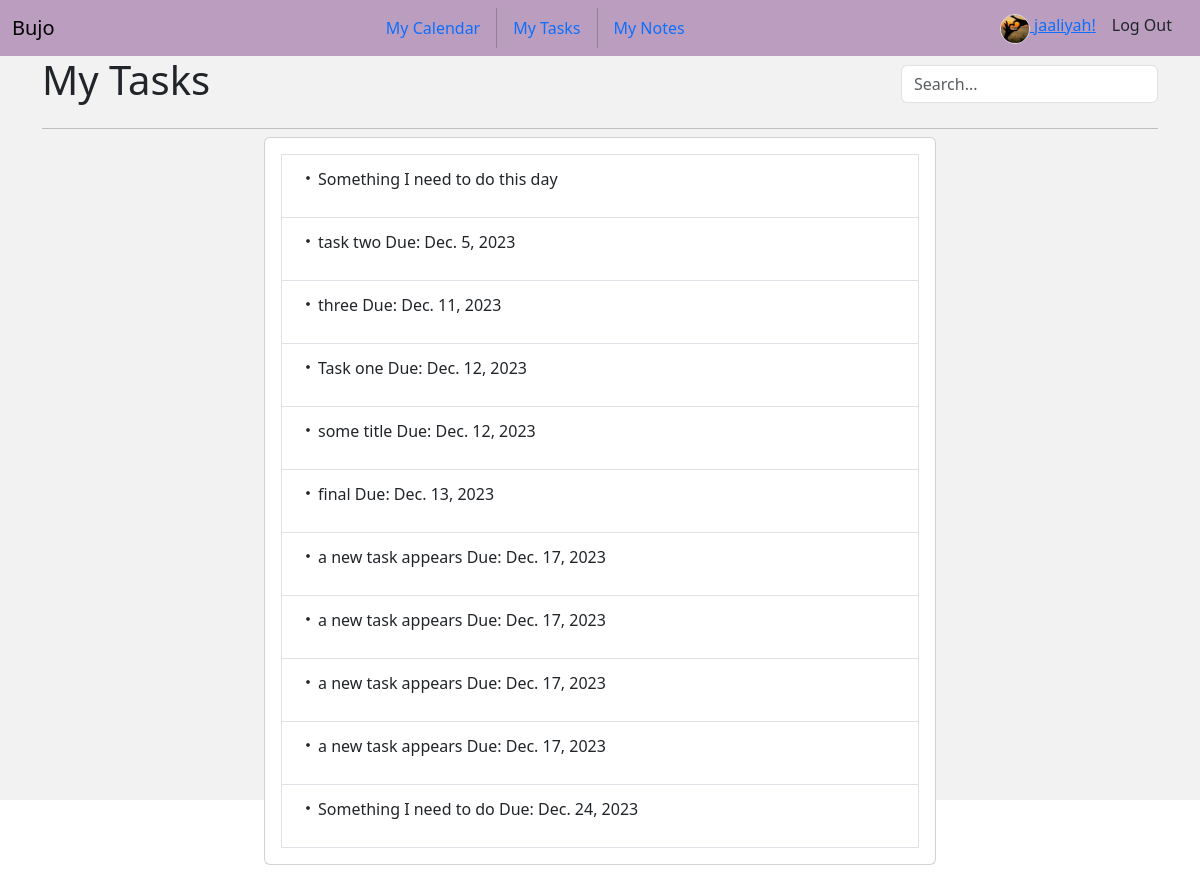
Before: /tasks (signed in) with the older database file.
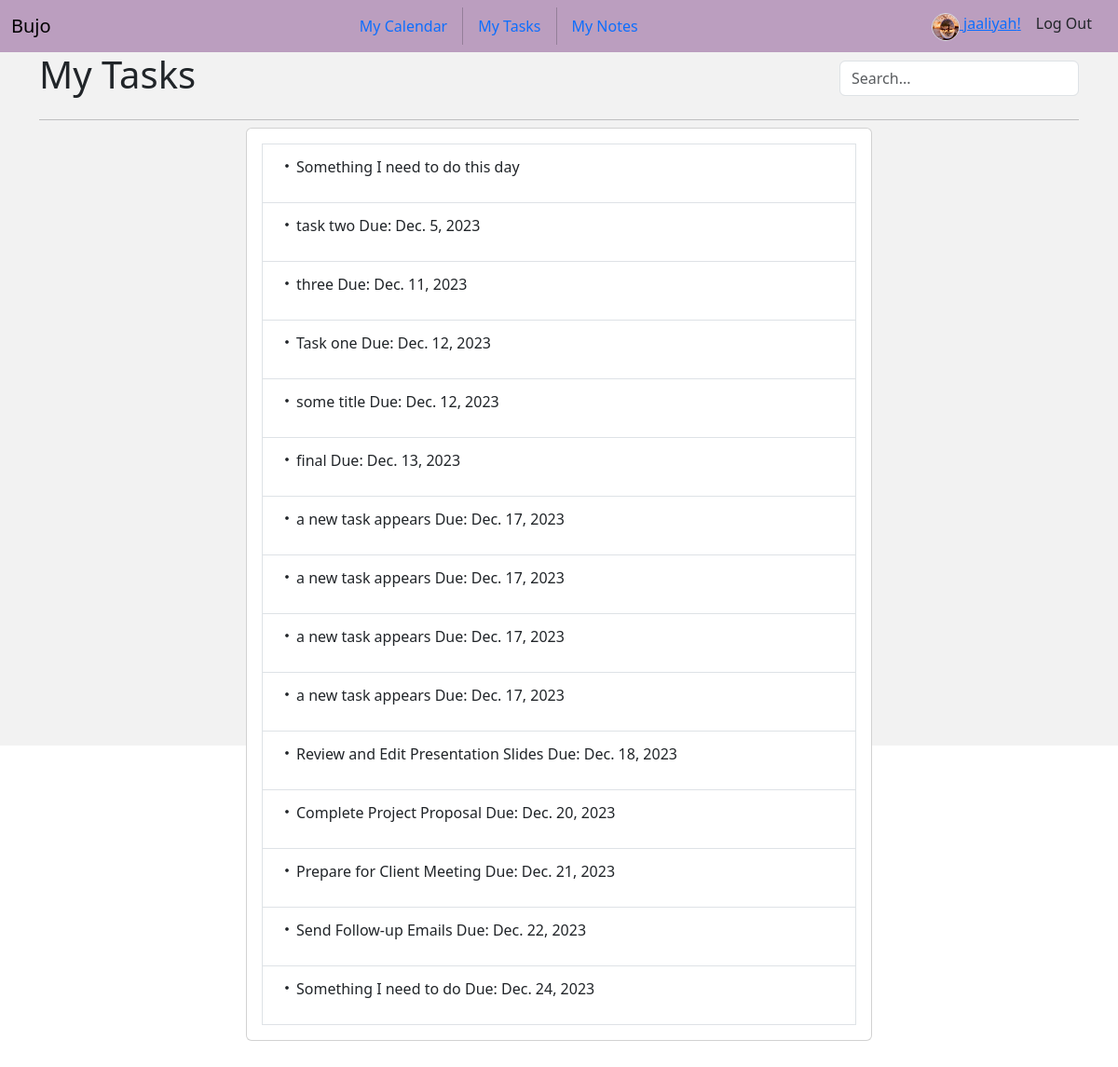
After: the same page with the newer database file.
### planner/models.py (models this page shows, shortened)
class User(AbstractUser):
    avatar = models.ImageField(default="https://static.vecteezy.com/system/resources/thumbnails/009/734/564/small/default-avatar-profile-icon-of-social-media-user-vector.jpg", upload_to="user_images")
    bio = models.TextField()

class Task(models.Model):
    title = models.CharField(max_length=255)
    description = models.TextField(null=True, blank=True)
    created_on = models.DateTimeField(auto_now = True)
    due_date = models.DateField(null=True, blank=True)
    user = models.ForeignKey(User, on_delete=models.CASCADE, related_name="Tasks" )
    is_completed = models.BooleanField(default=False)
    todolist = models.ForeignKey(ToDoList, on_delete=models.CASCADE)
    class Meta:
        ordering = ["due_date"]

### planner/views.py (the view)
# urls.py: path("tasks", views.taskList, name="taskList"),
def taskList(request):
    taskList = Task.objects.all()
    return render(request, "planner/tasks.html", {"tasks":taskList})

### planner/templates/planner/tasks.html
{% extends "planner/layout.html" %}
{% block main %}
<div class="container">
    <div class="d-flex justify-content-between align-items-center">
        <h1 class="display-6">My Tasks</h1>
        <form action="{% url 'search_results' %}" method="get">
            <input class="form-control" name="q" type="text" placeholder="Search...">
        </form>
    </div>
    <hr class="mb-2">
    <div class="p-5 pt-0">
        <div class="row justify-content-center">
            <div class="col-8">
                <div class="list-group list-group-flush">
                    <div class="card">
                        <div class="card-body">
                            {% for task in tasks %}
                            <div class="list-group-item">
                                {% if task.due_date != None %}
                                <p> <i class="bi bi-dot fs-5 p-0"></i>{{task.title}} Due: {{task.due_date}}</p>
                                {% else %}
                                <p> <i class="bi bi-dot fs-5 p-0"></i>{{task.title}}</p>
                                {% endif %}
                            </div>
                            {% endfor %}
                        </div>
                    </div>
                </div>
            </div>
        </div>
    </div>
</div>
{% endblock %}

### planner/templates/planner/layout.html (shortened to what this page needs)
{% load static %}
<!DOCTYPE html>
<html lang="en">
<head>
    <link rel="stylesheet" href="https://cdn.jsdelivr.net/npm/bootstrap-icons@1.11.2/font/bootstrap-icons.min.css">
    <link href="https://cdn.jsdelivr.net/npm/bootstrap@5.3.2/dist/css/bootstrap.min.css" rel="stylesheet"
>
    <link rel="stylesheet" href="{% static 'planner/colors.css' %}">
    <link rel="stylesheet" href="{% static 'planner/styles.css' %}">
</head>
<body class="">
    <div class="vh-100">
        <nav class="navbar sticky-top bg-primary">
            <div class="container-fluid">
                <a class="navbar-brand" href="{% url 'index' %}">Bujo</a>
                {% if user.is_authenticated %}
                <ul class="nav">
                    <li class="nav-item">
                        <a class="nav-link" href="{% url 'calendar' %}">My Calendar</a>
                    </li>
                    <li class="nav-item">
                        <a class="nav-link" href="{% url 'taskList' %}">My Tasks</a>
                    </li>
                    <li class="nav-item">
                        <a class="nav-link" href="{% url 'noteList' %}">My Notes</a>
                    </li>
                </ul>
                <div class="d-flex">
                    <a class="nav-brand" href="{% url 'profile' %}">
                        <img src="{{user.avatar.url}}" alt="User Avatar"
                            class="d-inline-block align-text-top border rounded-circle" height="30" width="30">
                        {{user.username}}!</a>
                    <a class="mx-3 nav-link" href="{% url 'logout' %}">Log Out</a>
                </div>
                {% else %}
                <div class="">
                    <a class="nav-link me-2" href="{% url 'login' %}">Log In</a>
                    <a class="nav-link" href="{% url 'register' %}">Register</a>
                </div>
                {% endif %}
            </div>
        </nav>
        <main>
            <div class="container-fluid mainContent">
                {% block main %}
                {% endblock %}
            </div>
        </main>
    </div>
</body>
</html>

### planner/static/planner/colors.css (style rules this page uses)
.bg-primary { background-color: #bb9ebf !important; }

### planner/static/planner/styles.css (style rules this page uses)
:root { --app-height: 100vh; --primary-color: #c00000; --secondary-color: #525252; --tertiary-color: rgb(132, 134, 124); --soft-color: #f2f2f2; --color2: #FBFEF9; --color3: #85877C; --color4: #0a090C; --color5: #07393C; --color6: #e9e2eec9; --bs-primary: #7e569b; }
:root, [data-bs-theme=light] { --bs-primary: #9a43d8c9; }
.mainContent { height: calc(100vh - 56px); background-color: var(--soft-color); }

Changed rows visible on the page:
changed User "jaaliyah": avatar: a different picture
added Task: title "Review and Edit Presentation Slides", due_date "Dec. 18, 2023"
added Task: title "Complete Project Proposal", due_date "Dec. 20, 2023"
added Task: title "Prepare for Client Meeting", due_date "Dec. 21, 2023"
added Task: title "Send Follow-up Emails", due_date "Dec. 22, 2023"
